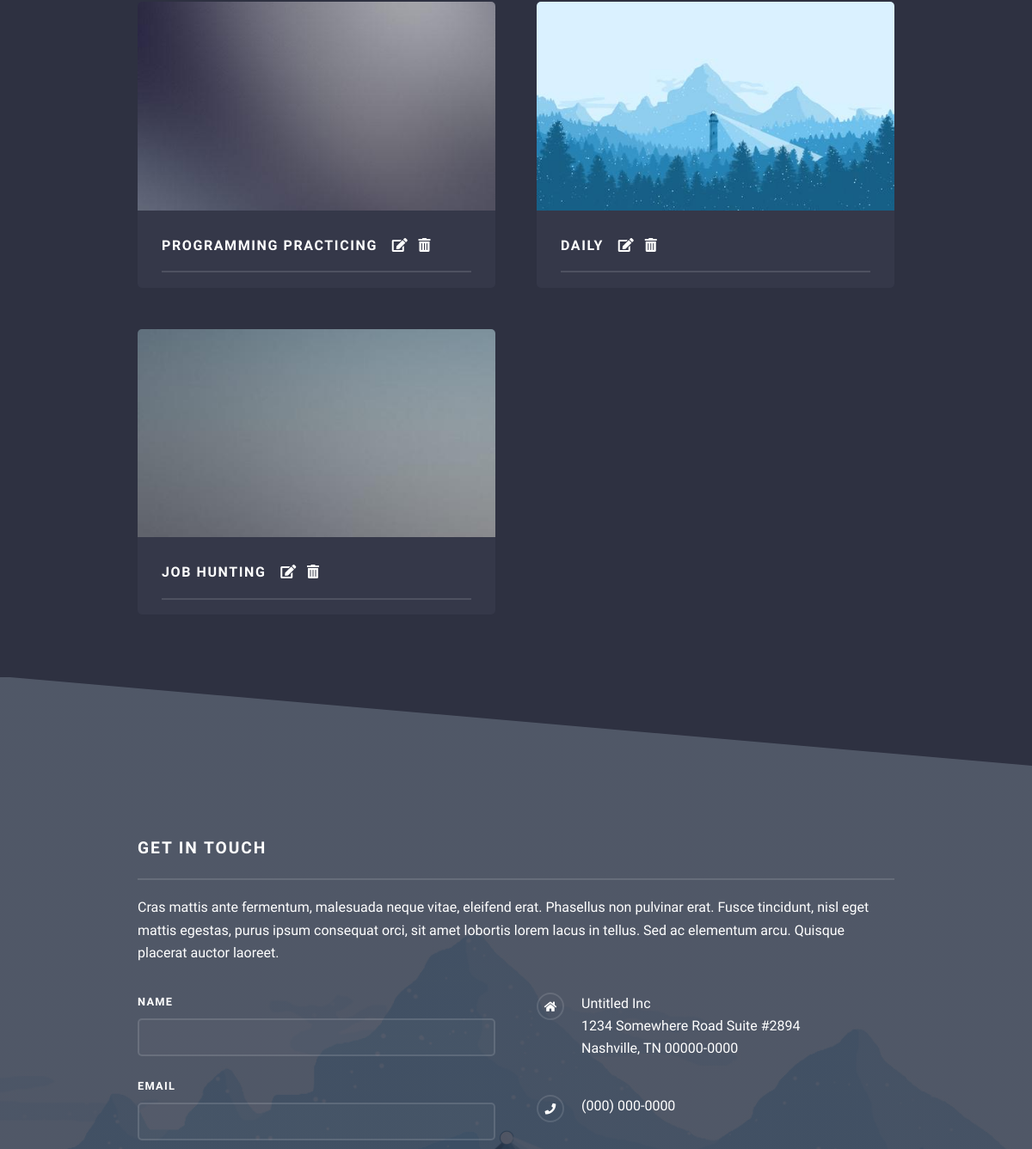
Before: /user/list_categories (signed in, middle part) with the older database file.
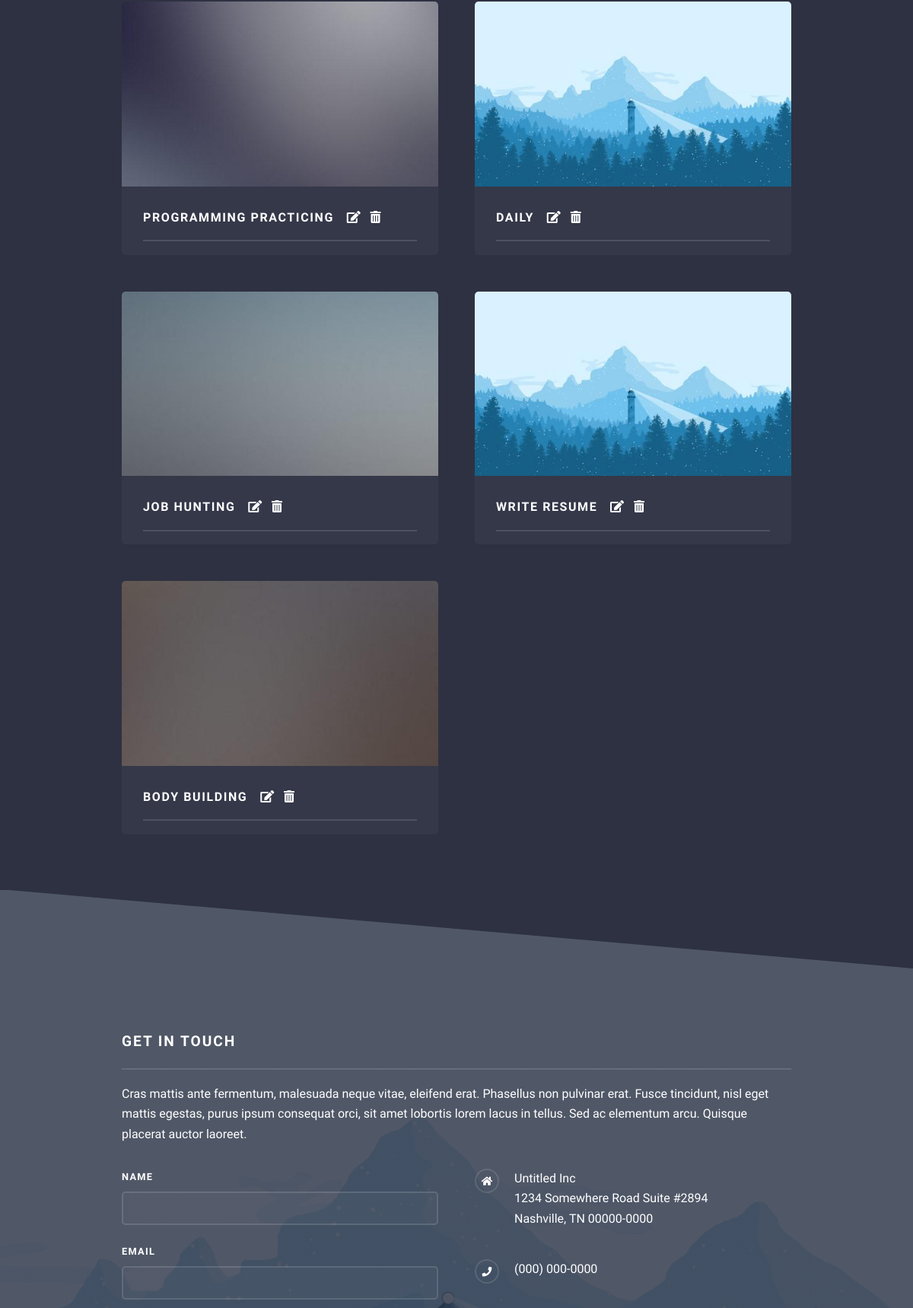
After: the same page with the newer database file.
### todos/models.py (models this page shows)
class Category(models.Model):
    name = models.CharField(max_length=30,default=True)
    pic = ProcessedImageField(upload_to='categorypics',
                              default='categorypics/pic01.jpg',
                              processors=[ResizeToFill(506,295)])
    user = models.ForeignKey(User,to_field = 'id',on_delete=models.CASCADE,default= 2)

### user/views.py (the view)
# urls.py: path('list_categories', views.list_categories, name='list_categories'),
@login_required
def list_categories(request):
    user = request.user
    categories = Category.objects.filter(user_id = user.id)
    context = {'categories':categories, 'type':'list_categories'}
    return render(request, 'userbase.html',context)

### templates/userbase.html (shortened to what this page needs)
<!DOCTYPE HTML>
<html>
	<head>
		<link rel="stylesheet" href="/static/assets/css/main.css" />
	</head>
	<body class="is-preload">
			<div id="page-wrapper">
					<section id="wrapper">
                        {% if type == "list_categories"%}
							<div class="wrapper">
								<div class="inner">
                                    <section class="features">
                                        {% for categories in categories %}
                                        <article>
                                            <a href="#" class="image"> <img src= "{{MEDIA_URL}}{{categories.pic}}" /></a>
                                            <h1 class="major">{{categories.name}}&nbsp;&nbsp;
                                                <a href="/user/update_categories?category_id={{categories.id}}" class="fas fa-edit"></a>&nbsp;
                                                <a href="/user/delete_categories?category_id={{categories.id}}" class="fas fa-trash-alt"></a>
                                            </h1>
                                        </article>
                                        {% endfor %}
                                    </section>
								</div>
							</div>
                        {% endif %}
					</section>
					<section id="footer">
						<div class="inner">
							<h2 class="major">Get in touch</h2>
							<p>Cras mattis ante fermentum, malesuada neque vitae, eleifend erat. Phasellus non pulvinar erat. Fusce tincidunt, nisl eget mattis egestas, purus ipsum consequat orci, sit amet lobortis lorem lacus in tellus. Sed ac elementum arcu. Quisque placerat auctor laoreet.</p>
							<form method="post" action="#">
								<div class="fields">
									<div class="field">
										<label for="name">Name</label>
										<input type="text" name="name" id="name" />
									</div>
									<div class="field">
										<label for="email">Email</label>
										<input type="email" name="email" id="email" />
									</div>
									<div class="field">
									</div>
								</div>
							</form>
							<ul class="contact">
								<li class="icon solid fa-home">
									Untitled Inc<br />
									1234 Somewhere Road Suite #2894<br />
									Nashville, TN 00000-0000
								</li>
								<li class="icon solid fa-phone">(000) 000-0000</li>
							</ul>
						</div>
					</section>
			</div>
	</body>
</html>

Changed rows visible on the page:
added Category: pic (picture), name "WRITE RESUME"
added Category: pic (picture), name "BODY BUILDING"
